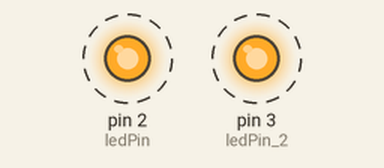
Recording of a sketch running on a simulated Arduino Uno, built with avr-gcc and run on an emulated ATmega328P. Shown: output pins drawn as LEDs (lit = HIGH). Dashed ring = blinking.

Above: at 0.5 s.
Timing chart, 0 to 4.6 s (numbered marks = the images above):
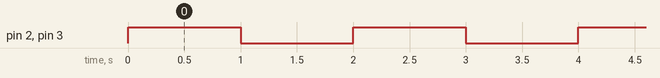

Measured:
- by itself, pin 2 (ledPin), pin 3 (ledPin_2): alternates HIGH for 1.0 s and LOW for 1.0 s

The sketch:

LEC2_Blink_1_LED.ino
```cpp
int ledPin = 2;
int ledPin_2 = 3;

void setup() {
  // put your setup code here, to run once:
  pinMode(ledPin, OUTPUT);
  pinMode(ledPin_2, OUTPUT);

}

void loop() {
  // put your main code here, to run repeatedly:
  digitalWrite(ledPin, HIGH);
  digitalWrite(ledPin_2, HIGH);
  delay(1000);
  digitalWrite(ledPin, LOW);
  digitalWrite(ledPin_2, LOW);
  delay(1000);
}
```
